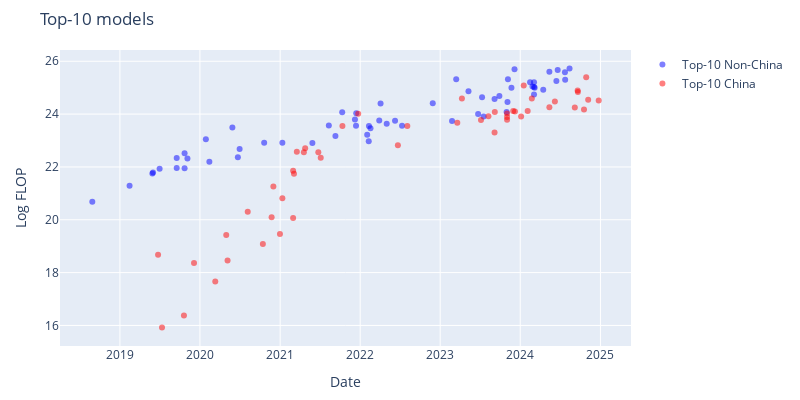

This figure's notebook cell:
### Code cell
non_china_df = df_filtered[df_filtered['category'] == 'Non-China']
china_df = df_filtered[df_filtered['category'] == 'China']

fig = go.Figure()

fig.add_trace(go.Scatter(
    x=non_china_df['date'],
    y=non_china_df['log_flop'],
    mode='markers',
    marker=dict(color=colors['Non-China'], opacity=0.5),
    text=non_china_df['Model'],
    hoverinfo='text',
    name=f'Top-{top_n} Non-China'
))

fig.add_trace(go.Scatter(
    x=china_df['date'],
    y=china_df['log_flop'],
    mode='markers',
    marker=dict(color=colors['China'], opacity=0.5),
    text=china_df['Model'],
    hoverinfo='text',
    name=f'Top-{top_n} China'
))

fig.update_layout(
    width=800,
    height=400,
    xaxis_title='Date',
    yaxis_title='Log FLOP',
    title=f'Top-{top_n} models',
    margin=dict(t=50, l=60, r=60, b=50),
)

save_plot(fig, results_dir, f'top_{top_n}_models')

fig.show()

### Figure 1 — Plotly figure (JSON) as saved in the notebook; plotly's stock layout.template omitted (floating-point values rounded to 4 significant figures)
{"data": [{"hoverinfo": "text", "marker": {"color": "blue", "opacity": 0.5}, "mode": "markers", "name": "Top-10 Non-China", "text": ["Big Transformer for Back-Translation", "GPT-2 (1.5B)", "Grover-Mega", "XLNet", "RoBERTa Large", "Megatron-BERT", "Megatron-LM (8.3B)", "T5-11B", "T5-3B", "XLM-RoBERTa", "Meena", "Turing-NLG", "GPT-3 175B (davinci)", "GPT-3 13B", "GShard (dense)", "mT5-XXL", "Switch", "ByT5-XXL", "Jurassic-1-Jumbo", "HyperCLOVA 82B", "Megatron-Turing NLG 530B", "Gopher (280B)", "GLaM", "EXAONE 1.0", "AlphaCode", "GPT-NeoX-20B", "LaMDA", "ST-MoE", "Chinchilla", "PaLM (540B)", "OPT-175B", "BIG-G 137B", "BLOOM-176B", "GPT-3.5", "LLaMA-65B", "GPT-4", "PaLM 2", "Inflection-1", "Claude 2", "Llama 2-70B", "Falcon-180B", "Amazon Titan", "Mi:dm 200B", "Grok-1", "GPT-4 Turbo", "Inflection-2", "Gemini 1.0 Ultra", "Gemini 1.5 Pro", "Mistral Large", "Claude 3 Opus", "Claude 3 Sonnet", "Aramco Metabrain AI", "Inflection-2.5", "Reka Core", "GPT-4o", "Nemotron-4 340B", "Claude 3.5 Sonnet", "Llama 3.1-405B", "Mistral Large 2", "Grok-2"], "type": "scatter", "x": ["2018-08-28T00:00:00", "2019-02-14T00:00:00", "2019-05-29T00:00:00", "2019-06-01T00:00:00", "2019-07-01T00:00:00", "2019-09-17T00:00:00", "2019-09-17T00:00:00", "2019-10-23T00:00:00", "2019-10-23T00:00:00", "2019-11-05T00:00:00", "2020-01-28T00:00:00", "2020-02-13T00:00:00", "2020-05-28T00:00:00", "2020-06-22T00:00:00", "2020-06-30T00:00:00", "2020-10-20T00:00:00", "2021-01-11T00:00:00", "2021-05-28T00:00:00", "2021-08-11T00:00:00", "2021-09-10T00:00:00", "2021-10-11T00:00:00", "2021-12-08T00:00:00", "2021-12-13T00:00:00", "2021-12-14T00:00:00", "2022-02-02T00:00:00", "2022-02-09T00:00:00", "2022-02-10T00:00:00", "2022-02-17T00:00:00", "2022-03-29T00:00:00", "2022-04-04T00:00:00", "2022-05-02T00:00:00", "2022-06-09T00:00:00", "2022-07-11T00:00:00", "2022-11-28T00:00:00", "2023-02-24T00:00:00", "2023-03-15T00:00:00", "2023-05-10T00:00:00", "2023-06-23T00:00:00", "2023-07-11T00:00:00", "2023-07-18T00:00:00", "2023-09-06T00:00:00", "2023-09-28T00:00:00", "2023-10-31T00:00:00", "2023-11-04T00:00:00", "2023-11-06T00:00:00", "2023-11-22T00:00:00", "2023-12-06T00:00:00", "2024-02-15T00:00:00", "2024-02-26T00:00:00", "2024-03-04T00:00:00", "2024-03-04T00:00:00", "2024-03-04T00:00:00", "2024-03-07T00:00:00", "2024-04-15T00:00:00", "2024-05-13T00:00:00", "2024-06-14T00:00:00", "2024-06-20T00:00:00", "2024-07-23T00:00:00", "2024-07-24T00:00:00", "2024-08-13T00:00:00"], "y": [20.68, 21.28, 21.76, 21.79, 21.93, 22.34, 21.96, 22.52, 21.95, 22.32, 23.05, 22.2, 23.5, 22.36, 22.68, 22.91, 22.91, 22.91, 23.57, 23.17, 24.07, 23.8, 23.56, 24.03, 23.21, 22.97, 23.55, 23.46, 23.76, 24.4, 23.63, 23.75, 23.56, 24.41, 23.74, 25.32, 24.87, 24.0, 24.64, 23.91, 24.58, 24.68, 24.08, 24.46, 25.32, 25.0, 25.7, 25.2, 25.05, 25.2, 24.74, 25.02, 25.0, 24.92, 25.6, 25.26, 25.67, 25.58, 25.3, 25.72]}, {"hoverinfo": "text", "marker": {"color": "red", "opacity": 0.5}, "mode": "markers", "name": "Top-10 China", "text": ["Tensorized Transformer (257M)", "R-Transformer", "LSTM(large)+Sememe+cell", "MMLSTM", "TransformerXL + spectrum control", "Segatron XL large, M=384", "NAS+ESS (156M)", "ERNIE-GEN (large)", "Memformer (4 encoder + 16 decoder)", "KEPLER", "CPM-Large", "ERNIE-Doc (247M)", "Wu Dao - Wen Yuan", "Wu Dao - Wen Hui", "Wu Dao - Wen Lan", "M6-T", "GLM-10B", "PLUG", "PanGu-α", "CPM-2", "ERNIE 3.0", "Yuan 1.0", "ERNIE 3.0 Titan", "CodeGeeX", "GLM-130B", "PanGu-Σ", "SenseChat", "InternLM", "Baichuan2-53B", "Baichuan2-13B", "Hunyuan", "BlueLM 130B", "BlueLM 175B", "Yi-34B", "Qwen-72B", "XVERSE-65B-2", "DeepSeek LLM 67B", "GLM-4 (0116)", "Qwen1.5-72B", "MegaScale (Production)", "Yi-Large", "Qwen2-72B", "DeepSeek-V2.5", "Qwen2.5-72B", "Telechat2-115B", "Yi-Lightning", "Doubao-pro", "Hunyuan-Large", "DeepSeek-V3"], "type": "scatter", "x": ["2019-06-24T00:00:00", "2019-07-12T00:00:00", "2019-10-20T00:00:00", "2019-12-05T00:00:00", "2020-03-11T00:00:00", "2020-04-30T00:00:00", "2020-05-06T00:00:00", "2020-08-06T00:00:00", "2020-10-14T00:00:00", "2020-11-23T00:00:00", "2020-12-01T00:00:00", "2020-12-31T00:00:00", "2021-01-11T00:00:00", "2021-03-01T00:00:00", "2021-03-01T00:00:00", "2021-03-05T00:00:00", "2021-03-18T00:00:00", "2021-04-19T00:00:00", "2021-04-25T00:00:00", "2021-06-24T00:00:00", "2021-07-05T00:00:00", "2021-10-12T00:00:00", "2021-12-23T00:00:00", "2022-06-22T00:00:00", "2022-08-04T00:00:00", "2023-03-20T00:00:00", "2023-04-10T00:00:00", "2023-07-06T00:00:00", "2023-08-09T00:00:00", "2023-09-06T00:00:00", "2023-09-07T00:00:00", "2023-11-02T00:00:00", "2023-11-02T00:00:00", "2023-11-02T00:00:00", "2023-11-30T00:00:00", "2023-12-08T00:00:00", "2024-01-05T00:00:00", "2024-01-17T00:00:00", "2024-02-04T00:00:00", "2024-02-23T00:00:00", "2024-05-13T00:00:00", "2024-06-07T00:00:00", "2024-09-06T00:00:00", "2024-09-19T00:00:00", "2024-09-20T00:00:00", "2024-10-18T00:00:00", "2024-10-28T00:00:00", "2024-11-06T00:00:00", "2024-12-24T00:00:00"], "y": [18.68, 15.92, 16.38, 18.37, 17.66, 19.42, 18.46, 20.3, 19.08, 20.09, 21.26, 19.46, 20.81, 20.06, 21.86, 21.74, 22.58, 22.56, 22.71, 22.56, 22.35, 23.55, 24.02, 22.82, 23.55, 23.67, 24.59, 23.78, 23.92, 23.31, 24.08, 23.89, 24.02, 23.79, 24.11, 24.1, 23.91, 25.08, 24.11, 24.59, 24.26, 24.48, 24.25, 24.89, 24.84, 24.18, 25.4, 24.54, 24.52]}], "layout": {"height": 400, "margin": {"b": 50, "l": 60, "r": 60, "t": 50}, "title": {"text": "Top-10 models"}, "width": 800, "xaxis": {"title": {"text": "Date"}}, "yaxis": {"title": {"text": "Log FLOP"}}}}
